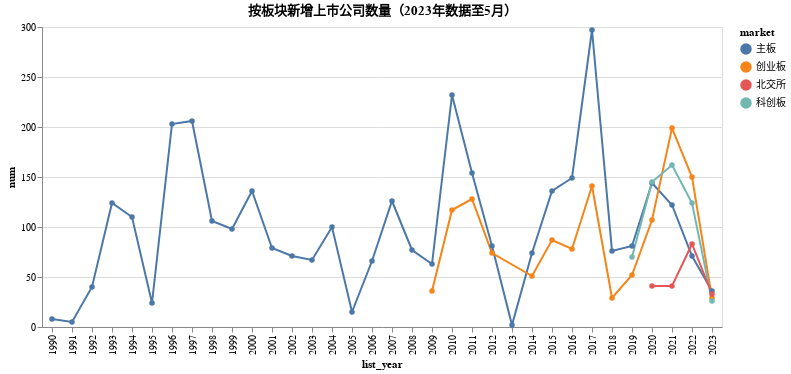

Notebook code cell kept with this figure:
### Code cell
data = df.groupby(['list_year', 'market'])['symbol'].count().to_frame(name='num').reset_index()
alt.Chart(data).mark_line(point=True).encode(
    alt.X('list_year', type='ordinal'),
    alt.Y('num', type='quantitative'),
    alt.Color('market'),
    tooltip=['list_year', 'num']
).properties(
    width='container',
    title='按板块新增上市公司数量（2023年数据至5月）'
)

### Figure 1 — Vega-Lite specification as saved in the notebook (floating-point values rounded to 4 significant figures)
{"config": {"view": {"continuousWidth": 300, "continuousHeight": 300}}, "data": {"name": "data-f4544bc384795193337c157262ab0a78"}, "mark": {"type": "line", "point": true}, "encoding": {"color": {"field": "market", "type": "nominal"}, "tooltip": [{"field": "list_year", "type": "nominal"}, {"field": "num", "type": "quantitative"}], "x": {"field": "list_year", "type": "ordinal"}, "y": {"field": "num", "type": "quantitative"}}, "title": "按板块新增上市公司数量（2023年数据至5月）", "width": "container", "$schema": "https://vega.github.io/schema/vega-lite/v5.8.0.json", "datasets": {"data-f4544bc384795193337c157262ab0a78": [{"list_year": "1990", "market": "主板", "num": 8}, {"list_year": "1991", "market": "主板", "num": 5}, {"list_year": "1992", "market": "主板", "num": 40}, {"list_year": "1993", "market": "主板", "num": 124}, {"list_year": "1994", "market": "主板", "num": 110}, {"list_year": "1995", "market": "主板", "num": 24}, {"list_year": "1996", "market": "主板", "num": 203}, {"list_year": "1997", "market": "主板", "num": 206}, {"list_year": "1998", "market": "主板", "num": 106}, {"list_year": "1999", "market": "主板", "num": 98}, {"list_year": "2000", "market": "主板", "num": 136}, {"list_year": "2001", "market": "主板", "num": 79}, {"list_year": "2002", "market": "主板", "num": 71}, {"list_year": "2003", "market": "主板", "num": 67}, {"list_year": "2004", "market": "主板", "num": 100}, {"list_year": "2005", "market": "主板", "num": 15}, {"list_year": "2006", "market": "主板", "num": 66}, {"list_year": "2007", "market": "主板", "num": 126}, {"list_year": "2008", "market": "主板", "num": 77}, {"list_year": "2009", "market": "主板", "num": 63}, {"list_year": "2009", "market": "创业板", "num": 36}, {"list_year": "2010", "market": "主板", "num": 232}, {"list_year": "2010", "market": "创业板", "num": 117}, {"list_year": "2011", "market": "主板", "num": 154}, {"list_year": "2011", "market": "创业板", "num": 128}, {"list_year": "2012", "market": "主板", "num": 81}, {"list_year": "2012", "market": "创业板", "num": 74}, {"list_year": "2013", "market": "主板", "num": 2}, {"list_year": "2014", "market": "主板", "num": 74}, {"list_year": "2014", "market": "创业板", "num": 51}, {"list_year": "2015", "market": "主板", "num": 136}, {"list_year": "2015", "market": "创业板", "num": 87}, {"list_year": "2016", "market": "主板", "num": 149}, {"list_year": "2016", "market": "创业板", "num": 78}, {"list_year": "2017", "market": "主板", "num": 297}, {"list_year": "2017", "market": "创业板", "num": 141}, {"list_year": "2018", "market": "主板", "num": 76}, {"list_year": "2018", "market": "创业板", "num": 29}, {"list_year": "2019", "market": "主板", "num": 81}, {"list_year": "2019", "market": "创业板", "num": 52}, {"list_year": "2019", "market": "科创板", "num": 70}, {"list_year": "2020", "market": "主板", "num": 144}, {"list_year": "2020", "market": "创业板", "num": 107}, {"list_year": "2020", "market": "北交所", "num": 41}, {"list_year": "2020", "market": "科创板", "num": 145}, {"list_year": "2021", "market": "主板", "num": 122}, {"list_year": "2021", "market": "创业板", "num": 199}, {"list_year": "2021", "market": "北交所", "num": 41}, {"list_year": "2021", "market": "科创板", "num": 162}, {"list_year": "2022", "market": "主板", "num": 71}, {"list_year": "2022", "market": "创业板", "num": 150}, {"list_year": "2022", "market": "北交所", "num": 83}, {"list_year": "2022", "market": "科创板", "num": 124}, {"list_year": "2023", "market": "主板", "num": 36}, {"list_year": "2023", "market": "创业板", "num": 29}, {"list_year": "2023", "market": "北交所", "num": 33}, {"list_year": "2023", "market": "科创板", "num": 26}]}}
